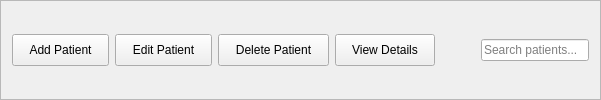
         <widget class="QFrame" name="patientActionsFrame">
          <property name="frameShape">
           <enum>QFrame::Shape::StyledPanel</enum>
          </property>
          <property name="frameShadow">
           <enum>QFrame::Shadow::Raised</enum>
          </property>
          <layout class="QHBoxLayout" name="horizontalLayout_3">
           <item>
            <widget class="QPushButton" name="addPatientBtn">
             <property name="styleSheet">
              <string notr="true">padding: 8px 16px;</string>
             </property>
             <property name="text">
              <string>Add Patient</string>
             </property>
            </widget>
           </item>
           <item>
            <widget class="QPushButton" name="editPatientBtn">
             <property name="styleSheet">
              <string notr="true">padding: 8px 16px;</string>
             </property>
             <property name="text">
              <string>Edit Patient</string>
             </property>
            </widget>
           </item>
           <item>
            <widget class="QPushButton" name="deletePatientBtn">
             <property name="styleSheet">
              <string notr="true">padding: 8px 16px;</string>
             </property>
             <property name="text">
              <string>Delete Patient</string>
             </property>
            </widget>
           </item>
           <item>
            <widget class="QPushButton" name="viewPatientBtn">
             <property name="styleSheet">
              <string notr="true">padding: 8px 16px;</string>
             </property>
             <property name="text">
              <string>View Details</string>
             </property>
            </widget>
           </item>
           <item>
            <spacer name="horizontalSpacer">
             <property name="orientation">
              <enum>Qt::Orientation::Horizontal</enum>
             </property>
             <property name="sizeHint" stdset="0">
              <size>
               <width>40</width>
               <height>20</height>
              </size>
             </property>
            </spacer>
           </item>
           <item>
            <widget class="QLineEdit" name="patientSearchBox">
             <property name="placeholderText">
              <string>Search patients...</string>
             </property>
            </widget>
           </item>
          </layout>
         </widget>
